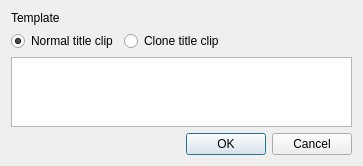
<?xml version="1.0" encoding="UTF-8"?>
<ui version="4.0">
 <class>TemplateClip_UI</class>
 <widget class="QDialog" name="TemplateClip_UI">
  <property name="geometry">
   <rect>
    <x>0</x>
    <y>0</y>
    <width>363</width>
    <height>161</height>
   </rect>
  </property>
  <layout class="QGridLayout" name="gridLayout">
   <item row="0" column="0">
    <widget class="QLabel" name="label">
     <property name="text">
      <string>Template</string>
     </property>
    </widget>
   </item>
   <item row="0" column="1" colspan="4">
    <widget class="KUrlComboRequester" name="template_list"/>
   </item>
   <item row="1" column="0" colspan="2">
    <widget class="QRadioButton" name="normal_clip">
     <property name="text">
      <string>Normal title clip</string>
     </property>
     <property name="checked">
      <bool>true</bool>
     </property>
    </widget>
   </item>
   <item row="1" column="2" colspan="2">
    <widget class="QRadioButton" name="clone_clip">
     <property name="text">
      <string>Clone title clip</string>
     </property>
    </widget>
   </item>
   <item row="1" column="4">
    <spacer name="horizontalSpacer">
     <property name="orientation">
      <enum>Qt::Horizontal</enum>
     </property>
     <property name="sizeHint" stdset="0">
      <size>
       <width>109</width>
       <height>15</height>
      </size>
     </property>
    </spacer>
   </item>
   <item row="2" column="0" colspan="5">
    <widget class="KTextEdit" name="description"/>
   </item>
   <item row="3" column="4">
    <spacer name="verticalSpacer">
     <property name="orientation">
      <enum>Qt::Vertical</enum>
     </property>
     <property name="sizeHint" stdset="0">
      <size>
       <width>20</width>
       <height>28</height>
      </size>
     </property>
    </spacer>
   </item>
   <item row="4" column="3" colspan="2">
    <widget class="QDialogButtonBox" name="buttonBox">
     <property name="orientation">
      <enum>Qt::Horizontal</enum>
     </property>
     <property name="standardButtons">
      <set>QDialogButtonBox::Cancel|QDialogButtonBox::Ok</set>
     </property>
    </widget>
   </item>
  </layout>
 </widget>
 <customwidgets>
  <customwidget>
   <class>KUrlRequester</class>
   <extends>QFrame</extends>
   <header>kurlrequester.h</header>
  </customwidget>
  <customwidget>
   <class>KUrlComboRequester</class>
   <extends>KUrlRequester</extends>
   <header>kurlrequester.h</header>
  </customwidget>
  <customwidget>
   <class>KTextEdit</class>
   <extends>QTextEdit</extends>
   <header>ktextedit.h</header>
  </customwidget>
 </customwidgets>
 <resources/>
 <connections>
  <connection>
   <sender>buttonBox</sender>
   <signal>accepted()</signal>
   <receiver>TemplateClip_UI</receiver>
   <slot>accept()</slot>
   <hints>
    <hint type="sourcelabel">
     <x>248</x>
     <y>254</y>
    </hint>
    <hint type="destinationlabel">
     <x>157</x>
     <y>274</y>
    </hint>
   </hints>
  </connection>
  <connection>
   <sender>buttonBox</sender>
   <signal>rejected()</signal>
   <receiver>TemplateClip_UI</receiver>
   <slot>reject()</slot>
   <hints>
    <hint type="sourcelabel">
     <x>316</x>
     <y>260</y>
    </hint>
    <hint type="destinationlabel">
     <x>286</x>
     <y>274</y>
    </hint>
   </hints>
  </connection>
 </connections>
</ui>
